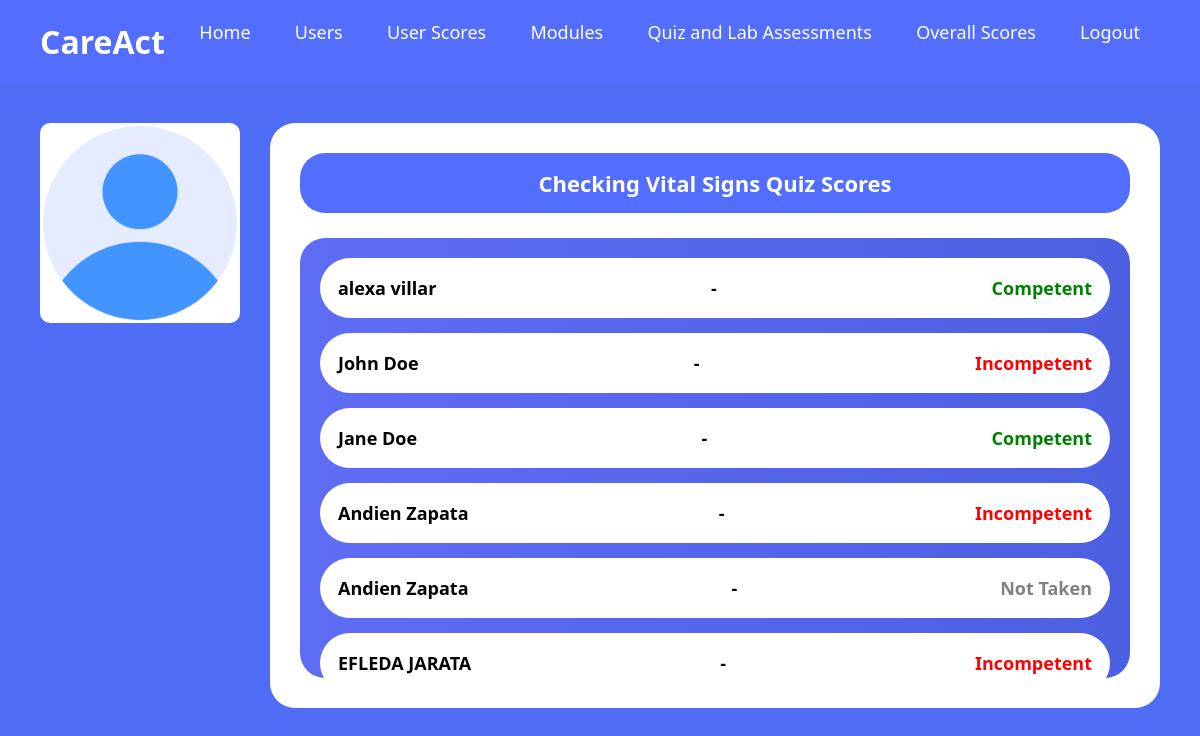
The app's page /adminvitalsquiz.php (signed in) with its own data.
### tables this page shows
CREATE TABLE `users` (
  `id` int(11) NOT NULL,
  `first_name` varchar(100) DEFAULT NULL,
  `middle_name` varchar(100) DEFAULT NULL,
  `last_name` varchar(100) DEFAULT NULL,
  `gender` varchar(20) DEFAULT NULL,
  `email` varchar(150) DEFAULT NULL,
  `password` varchar(255) DEFAULT NULL,
  `created_at` timestamp NOT NULL DEFAULT current_timestamp(),
  `role` enum('user','admin','instructor') DEFAULT 'user',
  `verified` tinyint(1) NOT NULL DEFAULT 0
);

CREATE TABLE `quiz_scores` (
  `id` int(11) NOT NULL,
  `user_id` int(11) NOT NULL,
  `quiz_name` varchar(50) NOT NULL,
  `steps` int(11) DEFAULT NULL,
  `total_steps` int(11) DEFAULT NULL,
  `percentage` int(11) DEFAULT NULL,
  `mistakes` int(11) DEFAULT NULL,
  `status` varchar(20) DEFAULT NULL,
  `created_at` timestamp NOT NULL DEFAULT current_timestamp(),
  `updated_at` timestamp NULL DEFAULT current_timestamp() ON UPDATE current_timestamp()
);

### adminvitalsquiz.php (the view, shortened to what this page needs)
<?php
include "db.php";
$sql = "SELECT id, first_name, last_name FROM users WHERE role != 'admin'";
$result = mysqli_query($conn, $sql);
$users = [];
while ($row = mysqli_fetch_assoc($result)) {
    $users[] = $row;
}
?>
<!DOCTYPE html>
<html lang="en">
<head>
</head>
<body>
<header>
  <div class="logo">CareAct</div>
  <nav>
    <a href="home.php">Home</a>
    <?php if ($_SESSION['role'] === 'admin'): ?>
    <a href="admin_users.php">Users</a>
    <a href="admin_user_scores.php">User Scores</a>
<?php endif; ?>
    <a href="modules.html">Modules</a>
    <a href="quizandlab.html">Quiz and Lab Assessments</a>
    <a href="scores.html">Overall Scores</a>
    <a href="logout.php">Logout</a>
  </nav>
</header>
<div class="wrapper">
  <div class="profile-box">
    <img src="blankuser.png" alt="Admin Icon">
  </div>
  <div class="container">
    <div class="title">Checking Vital Signs Quiz Scores</div>
    <div class="list">
<?php foreach ($users as $u): ?>
<?php
$user_id = $u['id'];
$q_sql = "SELECT status FROM quiz_scores
          WHERE user_id=? AND quiz_name='vitals' LIMIT 1";
$stmt = mysqli_prepare($conn,$q_sql);
mysqli_stmt_bind_param($stmt,"i",$user_id);
mysqli_stmt_execute($stmt);
$q_res = mysqli_stmt_get_result($stmt);
$q_data = mysqli_fetch_assoc($q_res);
$quiz_status = $q_data ? $q_data['status'] : "Not Taken";
$class = "not";
if ($quiz_status === "Competent") $class = "good";
if ($quiz_status === "Incompetent") $class = "bad";
?>
<div class="user">
  <span><?php echo htmlspecialchars($u['first_name']." ".$u['last_name']); ?></span>
  <span>-</span>
  <span class="<?php echo $class; ?>">
    <?php echo $quiz_status; ?>
  </span>
</div>
<?php endforeach; ?>
    </div>
  </div>
</div>
</body>
</html>

### adminvitalsquiz.php (style rules this page uses)
:root { --primary: #536dfe; --light: #eef2ff; }
body { margin:0; font-family:Segoe UI; background:#4f6cf5; }
header { background: var(--primary); color: white; padding: 20px 40px; display: flex; justify-content: space-between; }
.logo { font-size: 32px; font-weight: bold; }
nav a { color: white; text-decoration: none; margin: 0 20px; font-size: 18px; font-weight: 500; }
.wrapper { display: flex; gap: 30px; padding: 40px; }
.profile-box { width: 200px; height: 200px; background: #ffffff; border-radius: 10px; display:flex; align-items:center; justify-content:center; }
.profile-box img { width: 100%; height: 100%; object-fit: cover; }
.container { flex:1; background:white; padding:30px; border-radius:25px; }
.title { text-align:center; background:var(--primary); color:white; padding:15px; border-radius:25px; font-size:22px; font-weight:bold; margin-bottom:25px; }
.list { background:linear-gradient(to right,#5f6df5,#4b5fe0); padding:20px; border-radius:25px; max-height:400px; overflow-y:auto; }
.user { background:white; padding:18px; border-radius:30px; margin-bottom:15px; display:flex; justify-content:space-between; font-weight:bold; font-size:18px; }
.good { color: green; }
.bad { color: red; }
.not { color: gray; }

### records on screen
users: first_name+last_name "alexa villar", quiz_scores.status "Competent"
users: first_name+last_name "John Doe", quiz_scores.status "Incompetent"
users: first_name+last_name "Jane Doe", quiz_scores.status "Competent"
users: first_name+last_name "Andien Zapata", quiz_scores.status "Incompetent"
users: first_name+last_name "Andien Zapata", quiz_status "Not Taken"
users: first_name+last_name "EFLEDA JARATA", quiz_scores.status "Incompetent"
